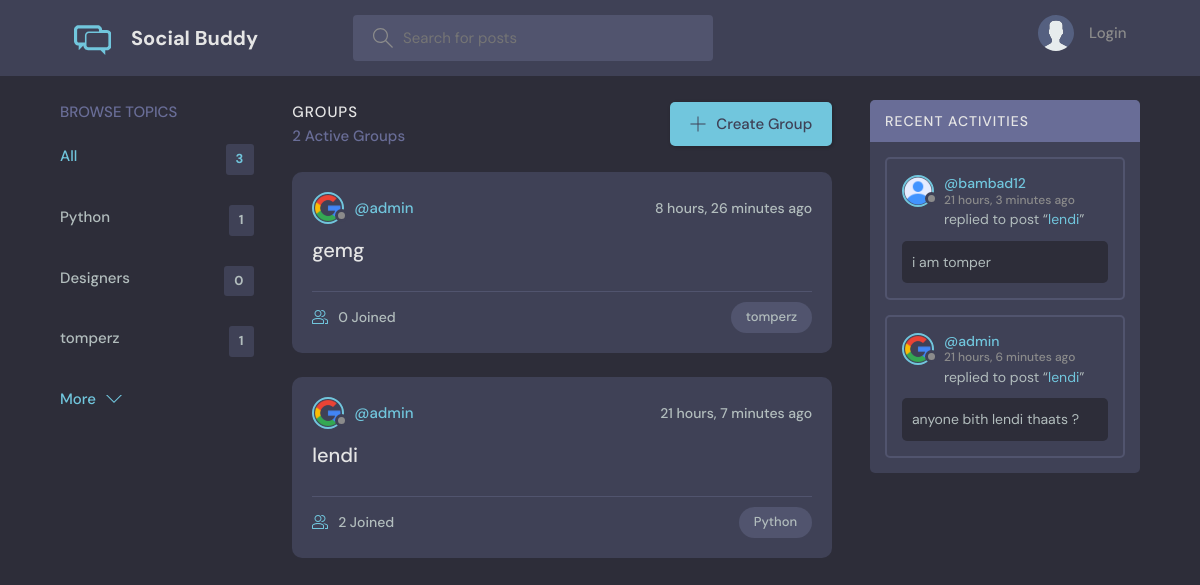
Before: / with the older database file.
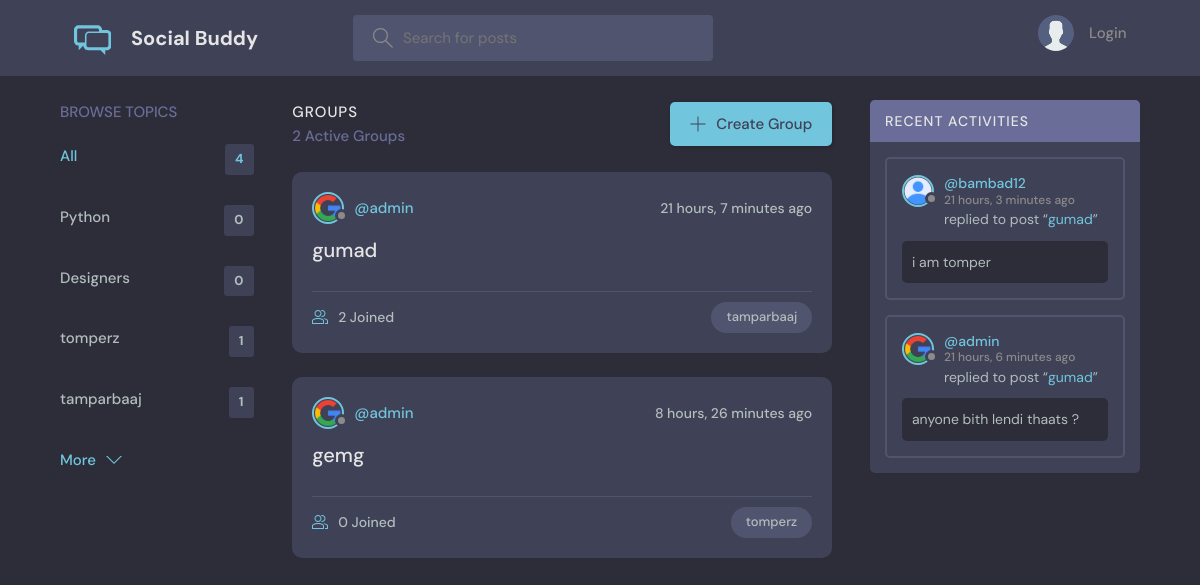
After: the same page with the newer database file.
### base/models.py (models this page shows, shortened)
class Topic(models.Model):
    name = models.CharField(max_length=200)

class Room(models.Model):
    host = models.ForeignKey(User, on_delete=models.SET_NULL, null=True)
    topic = models.ForeignKey(Topic, on_delete=models.SET_NULL, null=True)
    name = models.CharField(max_length=200)
    description = models.TextField(null=True, blank=True)
    participants = models.ManyToManyField(
        User, related_name='participants', blank=True)
    updated = models.DateTimeField(auto_now=True)
    created = models.DateTimeField(auto_now_add=True)
    class Meta:
        ordering = ['-updated', '-created']
    def __str__(self):
        return self.name

class User(AbstractUser):
    name = models.CharField(max_length=200, null=True)
    email = models.EmailField(unique=True, null=True)
    bio = models.TextField(null=True)
    avatar = models.ImageField(null=True, default="avatar.svg")
    USERNAME_FIELD = 'email'
    REQUIRED_FIELDS = ['username', 'password']

class Message(models.Model):
    user = models.ForeignKey(User, on_delete=models.CASCADE)
    room = models.ForeignKey(Room, on_delete=models.CASCADE)
    body = models.TextField()
    updated = models.DateTimeField(auto_now=True)
    created = models.DateTimeField(auto_now_add=True)
    class Meta:
        ordering = ['-updated', '-created']

### base/views.py (the view)
# urls.py: path('', views.home, name="home"),
def home(request):
    q = request.GET.get('q') if request.GET.get('q') != None else ''
    rooms = Room.objects.filter(
        Q(topic__name__icontains=q) |
        Q(name__icontains=q) |
        Q(description__icontains=q)
    )
    topics = Topic.objects.all()[0:5]
    room_count = rooms.count()
    room_messages = Message.objects.filter(
        Q(room__topic__name__icontains=q))[0:3]
    context = {'rooms': rooms, 'topics': topics,
               'room_count': room_count, 'room_messages': room_messages}
    return render(request, 'base/home.html', context)

### base/templates/base/home.html (shortened to what this page needs)
{% extends 'main.html' %}
{% block content %}
<main class="layout layout--3">
  <div class="container">
    {% include 'base/topics_component.html' %}
    <div class="roomList">
      <div class="roomList__header">
        <div>
          <h2>Groups</h2>
          <p>{{room_count}} Active Groups</p>
        </div>
        <a class="btn btn--main" href="{% url 'create-room' %}">
          <svg version="1.1" xmlns="http://www.w3.org/2000/svg" width="32" height="32" viewBox="0 0 32 32">
            <title>Add</title>
            <path
              d="M16.943 0.943h-1.885v14.115h-14.115v1.885h14.115v14.115h1.885v-14.115h14.115v-1.885h-14.115v-14.115z">
            </path>
          </svg>
          Create Group
        </a>
      </div>
      {% include 'base/feed_component.html' %}
    </div>
    {% include 'base/activity_component.html' %}
  </div>
</main>
{% endblock %}

### base/templates/base/topics_component.html
<div class="topics">
    <div class="topics__header">
        <h2>Browse Topics</h2>
    </div>
    <ul class="topics__list">
        <li>
            <a href="{% url 'home' %}" class="active">All <span>{{topics.count}}</span></a>
        </li>
        {% for topic in topics %}
        <li>
            <a href="{% url 'home' %}?q={{topic.name}}">{{topic.name}}<span>{{topic.room_set.all.count}}</span></a>
        </li>
        {% endfor %}
    </ul>
    <a class="btn btn--link" href="{% url 'topics' %}">
        More
        <svg version="1.1" xmlns="http://www.w3.org/2000/svg" width="32" height="32" viewBox="0 0 32 32">
            <title>chevron-down</title>
            <path d="M16 21l-13-13h-3l16 16 16-16h-3l-13 13z"></path>
        </svg>
    </a>
</div>

### base/templates/base/feed_component.html (shortened to what this page needs)
{% for room in rooms %}
<div class="roomListRoom">
    <div class="roomListRoom__header">
        <a href="{% url 'user-profile' room.host.id %}" class="roomListRoom__author">
            <div class="avatar avatar--small">
                <img src="{{room.host.avatar.url}}" />
            </div>
            <span>@{{room.host.username}}</span>
        </a>
        <div class="roomListRoom__actions">
            <span>{{room.created|timesince}} ago</span>
        </div>
    </div>
    <div class="roomListRoom__content">
        <a href="{% url 'room' room.id %}">{{room.name}}</a>
    </div>
    <div class="roomListRoom__meta">
        <a href="{% url 'room' room.id %}" class="roomListRoom__joined">
            {{room.participants.all.count}} Joined
        </a>
        <p class="roomListRoom__topic">{{room.topic.name}}</p>
    </div>
</div>
{% endfor %}

### base/templates/base/activity_component.html (shortened to what this page needs)
<div class="activities">
    <div class="activities__header">
        <h2>Recent Activities</h2>
    </div>
    {% for message in room_messages %}
    <div class="activities__box">
        <div class="activities__boxHeader roomListRoom__header">
            <a href="{% url 'user-profile' message.user.id %}" class="roomListRoom__author">
                <div class="avatar avatar--small">
                    <img src="{{message.user.avatar.url}}" />
                </div>
                <p>
                    @{{message.user.username}}
                    <span>{{message.created|timesince}} ago</span>
                </p>
            </a>
        </div>
        <div class="activities__boxContent">
            <p>replied to post “<a href="{% url 'room' message.room.id %}">{{message.room}}</a>”</p>
            <div class="activities__boxRoomContent">{{message.body}}</div>
        </div>
    </div>
    {% endfor %}
</div>

Changed rows visible on the page:
computed for Topic "Python": room_set.all.count "1" → "0"
added Topic: name "tamparbaaj", room_set.all.count "1"
changed Room: name "lendi" → "gumad"; topic.name "Python" → "tamparbaaj"; moves up the list
changed through a linked row, Message "i am tomper": room "lendi" → "gumad"
changed through a linked row, Message "anyone bith lendi thaats ?": room "lendi" → "gumad"
Other visible differences:
{{ topics.count }}: "3" → "4"
